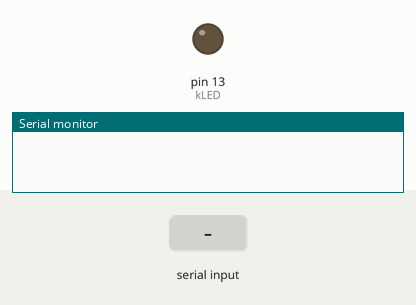
The sketch below on a simulated Arduino Leonardo, built with avr-gcc and run on an emulated ATmega32U4. On the bench: output pins drawn as LEDs (lit = HIGH), the last lines printed to the serial monitor. Dashed ring = blinking. The test bench sets the inputs (shaded band). EEPROM starts erased.

Above: at 1.2 s.
1.3 s: "format\n" received over Serial
At 1.56 s:
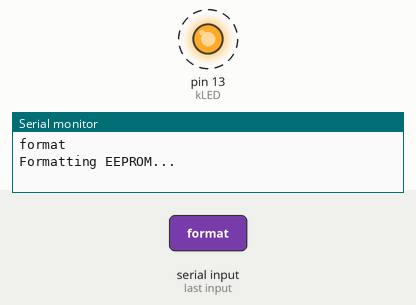
4.3 s: "?\n" received over Serial
At 5.9 s:
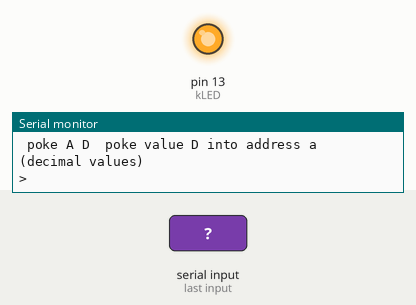
7.3 s: "dump\n" received over Serial
Timing chart, 0 to 16.3 s (numbered marks = the images above; inputs shaded):
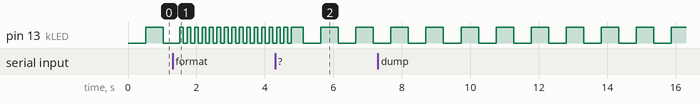

The sketch:

EEExplorer.ino
```cpp
// EEExplorer
//
//  simple shell-like tool for formatting/reading/writing contents of EEProm
//
//  Scott Lawrence - yorgle@gmail.com
//
//  2013-Mar-01  v002  Added Poke, smarter Print
//  2013-Feb-18  v001  Initial basic version


#include <EEPROM.h>

// kLED - the pin that the indicator LED is connected to.
#define kLED 13

// setup
//   set up our ports and Serial IO
void setup()
{
  pinMode( kLED, OUTPUT );

  digitalWrite( kLED, LOW );
  Serial.begin( 9600 );
  while( !Serial ); // Leonardo
  Serial.flush();

  digitalWrite( kLED, HIGH );
}


// serialAbout
//   displays information about EEExplorer and help/commands
void serialAbout( void )
{
  Serial.println( "" );
  Serial.println( "EEExplorer v002  Scott Lawrence  yorgle@gmail.com" );
  Serial.println( "" );
  Serial.print( " Flash size: " ); Serial.print( (unsigned) FLASHEND +1 ); Serial.println( " bytes" );
  Serial.print( "   RAM size: " ); Serial.print( RAMEND +1 ); Serial.println( " bytes" );
  Serial.print( "EEProm size: " ); Serial.print( E2END +1 ); Serial.println( " bytes" );
  Serial.println( " " );
  Serial.println( "Commands:" );
  Serial.println( " format    clear the EEProm" );
  Serial.println( " dump      hex dump of the EEProm" );
  Serial.println( " print     text dump of the EEProm" );
  Serial.println( " record    erase EEProm until '.', buffer fill or reset" );
  Serial.println( " poke A D  poke value D into address a (decimal values)" );
}


// getSerialLine
//   gets a line (terminated by \n newline) from the serial port
//   stores it in the buffer pointed to by "buf"
//   "buf" is a maximum of "maxbuf" bytes
//   if echoback is true, it will also print stuff out as it gets it
void getSerialLine( char * buf, int maxbuf, boolean echoback )
{
  int chp = 0;

  // read a line or so into our buffer
  do {
    buf[chp] = Serial.read();
    if( echoback ) Serial.write( buf[chp]);
    chp++;
  } while(    Serial.available()
           && buf[chp-1] != '\n'
           && chp < maxbuf );

  // terminate the buffer
  buf[chp] = '\0';

  // strip newline
  if( chp > 0 && buf[ chp-1 ] == '\n' ) buf[chp-1] = '\0';

  if( echoback ) Serial.println( "" );
}


// formatEE
//   formats the EEprom
//   writes 0x00 to all bytes
void formatEE( void )
{
  Serial.print( "Formatting EEPROM..." );
  for( int i=0 ; i<=E2END ; i++ )
  {
    EEPROM.write( i, 0x00 );
    digitalWrite( kLED, i & 0x020 );
  }
  Serial.println( "...DONE!" );
}


// hexdump
//   hexdump to serial the first 16 bytes passed in
//   helper function for dumpEE below
void hexdump( unsigned char *buf ) /* implied 16 byte buffer */
{
  int i;
  char s[16];

  // A.  hex bytes
  for( i=0 ; i<16 ; i++ ) {
     sprintf( s, "%02x ", buf[i] & 0x0ff );
     Serial.print( s );
     if( i==7 ) Serial.print( " " );
   }

   Serial.print( "  " );

   s[1] = '\0';

   for( i=0 ; i<16 ; i++ ) {
     if( buf[i] >=0x20 && buf[i] <= 0x7e ) {
       s[0] = buf[i];
       Serial.print( s );
     } else {
       Serial.print( "." );
     }
     if( i==7 ) Serial.print( " " );
   }
}


// dumpEE
//   Do a hex dump of the entire EEProm
void dumpEE( void )
{
  long offset = 0;
  char buf2[16];
  unsigned char buf[32];

  Serial.println( "       0  1  2  3  4  5  6  7   8  9  A  B  C  D  E  F" );

  for( offset = 0 ; offset < E2END ; offset += 16 )
  {
    sprintf( buf2, "%04x   ", offset );
    Serial.print( buf2 );


    for( int b=0 ; b<16 ; b++ )
    {
      buf[b] = EEPROM.read( offset + b );
    }

    hexdump( buf );
    Serial.println( "" );
  }

  Serial.print( E2END + 1 );
  Serial.println( " bytes." );
}


// printEE
//   print out the contents, as-is, printable or not
//   ends when it hits a null or the end of data
void printEE( void )
{
  char buf[3];
  buf[0] = 'X';
  buf[1] = '\0';

  Serial.println( "------------------" );
  for( int i=0 ; (i<=E2END) && (buf[0] != '\0') ; i++ )
  {
    buf[0] = EEPROM.read( i );

    if( buf[0] == '\0' ) continue;

    if( buf[0] ) Serial.print( buf );
  }
  Serial.println( "------------------" );
}


#define kLineBuf 80
char linebuf[ kLineBuf ];

// recordEE
//   take input and store it right into the EEProm
//   end when we get a line with just a "."
//   will also end if the user hits the reset button on the device
void recordEE( void )
{
  digitalWrite( kLED, HIGH );

  Serial.println( "Recording lines of text to EEProm." );
  Serial.println( "End with '.' starting a line.");

  int nbytes = 0;
  boolean done = false;
  do {
    while( !Serial.available() );
    delay( 100 );
    getSerialLine( linebuf, kLineBuf, true );

    if( linebuf[0] == '.' )
    {
      done = true;
      continue;
    }

    //Serial.print( "<." );
    for( int c=0 ; c<kLineBuf && linebuf[c] != '\0' && nbytes < E2END; c++ )
    {
      EEPROM.write( nbytes++, linebuf[c] );
    }
    EEPROM.write( nbytes++, '\n' );
    //Serial.println( ".>" );

    if( nbytes >= E2END ) {
      Serial.println( "EEProm space overflow." );
      done = true;
    }
  } while( !done );

  Serial.flush();

  Serial.print( nbytes, DEC );
  Serial.println( " recorded to EEPROM." );
}

void pokeEE( char * buf )
{
  char * addrstr = buf;
  while( *buf != '\0' && *buf != ' ' ) buf++;
  *buf = '\0';
  buf++;
  char * datastr = buf;

  if( addrstr[0] == '\0' || datastr[0] == '\0' )
  {
    Serial.println( "Specify address and data." );
    return;
  }

  int addr = atoi( addrstr );
  int data = atoi( datastr );

  Serial.print( "Poking data (" );
  Serial.print( data, DEC );
  Serial.print( ") into address (0x" );
  Serial.print( addr, HEX );
  Serial.println( ")." );

  EEPROM.write( addr, data );
}

void handleSerial()
{
  int chp = 0;

  // wait 0.1 seconds to make sure we get a full line
  delay( 100 );

  // read a line in
  getSerialLine( linebuf, kLineBuf, true );

  // command valve
  if(      !strcmp( linebuf, "?" ))        serialAbout();
  else if( !strcmp( linebuf, "format" ))   formatEE();
  else if( !strcmp( linebuf, "dump" ))     dumpEE();
  else if( !strcmp( linebuf, "print" ))    printEE();
  else if( !strcmp( linebuf, "record" ))   recordEE();
  else {
    // hack for now...
    linebuf[4] = '\0';
    if( !strcmp( linebuf, "poke" )) pokeEE( &linebuf[5] );
    else {
      // wut?  print out help.
      Serial.println( "" );
      Serial.println( "Unknown command.  '?' for help." );
    }
  }

  // draw the prompt
  Serial.println( "" );
  Serial.print( "> " );
}

void loop()
{
  // if there's serial, let's handle it...
  if( Serial.available() ) {
    handleSerial();
  }

  // slow pulse on idle...
  digitalWrite( kLED, (millis() & 0x0200)? HIGH:LOW );
}
```

Measured:
- after the input at 1.3 s, pin 13 (kLED): alternates HIGH for 0.11 s and LOW for 0.11 s, starting after 0.32 s
